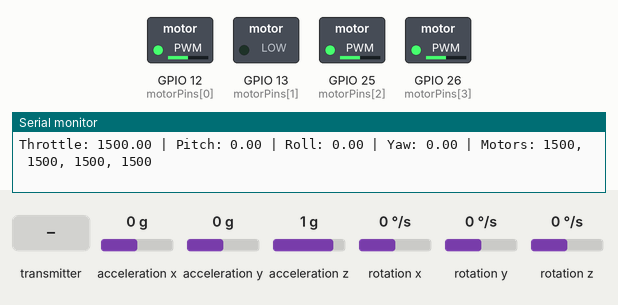
Bench run of a sketch on a simulated ESP32. Parts: switched loads named in the sketch (green lamp = pin HIGH), the last lines printed to the serial monitor. Inputs (shaded band) come from the test bench; at power-on: acceleration x 0 g, rotation z 0 °/s, acceleration y 0 g, acceleration z 1 g, rotation x 0 °/s, rotation y 0 °/s.

Above: at 3.2 s.
3.3 s: acceleration x set to -1.4 g
At 3.46 s:
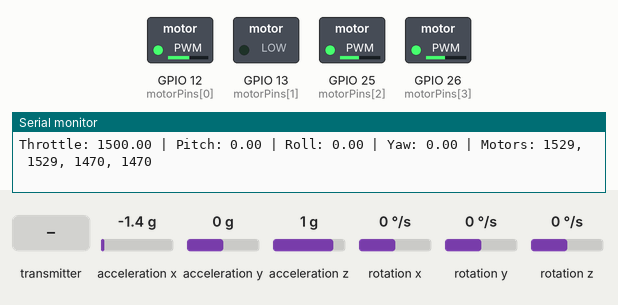
6.3 s: rotation z set to -192 °/s
At 6.6 s:
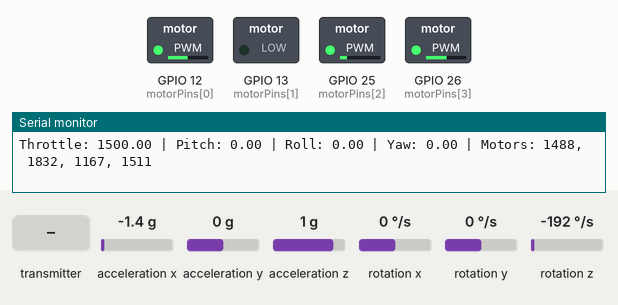
8.9 s: rotation z set to 192 °/s
At 10.49 s:
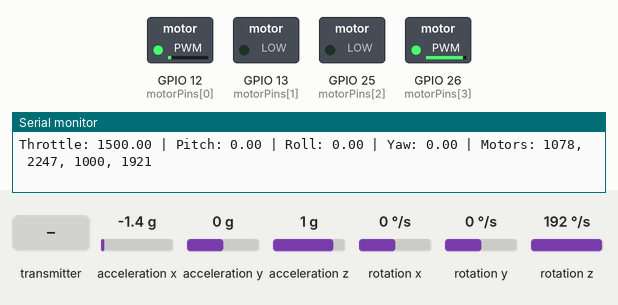
11.9 s: the transmitter starts sending ch.2 = 172
Timing chart, 0 to 15.0 s (numbered marks = the images above; inputs shaded):
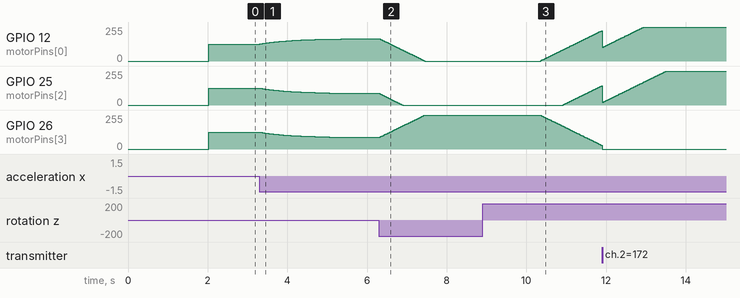

Measured:
- after the input at 3.3 s, GPIO 12 (motorPins[0]): moves from 127/255 to 168/255 over 2.8 s, starting at once; GPIO 25 (motorPins[2]), GPIO 26 (motorPins[3]): moves from 127/255 to 87/255 over 2.5 s, starting at once
- after the input at 8.9 s, GPIO 12 (motorPins[0]): moves from 0/255 to 228/255 over 1.5 s, starting after 1.5 s; GPIO 25 (motorPins[2]): moves from 0/255 to 144/255 over 0.97 s, starting after 2.0 s; GPIO 26 (motorPins[3]): moves from 255/255 to 27/255 over 1.5 s, starting after 1.4 s

The sketch:

perect.ino
```cpp
#include <Wire.h>
#include "MPU6050.h"
#include "sbus.h"
#include <HardwareSerial.h>

MPU6050 mpu;

// Motor pins & channels
int motorPins[4] = {12, 13, 25, 26};   // M1, M2, M3, M4
int motorChannels[4] = {0, 1, 2, 3};

// PWM settings
int freq = 400;
int resolution = 12;  // 0-4095
int minPWM = 1000;
int maxPWM = 2000;

// PID coefficients
float Kp_pitch = 3.0, Ki_pitch = 0.0, Kd_pitch = 0.0;
float Kp_roll  = 3.0, Ki_roll  = 0.0, Kd_roll  = 0.0;
float Kp_yaw   = 3.0, Ki_yaw   = 0.0, Kd_yaw   = 0.0;

// PID variables
float pitchError=0, rollError=0, yawError=0;
float pitchPrevError=0, rollPrevError=0, yawPrevError=0;
float pitchIntegral=0, rollIntegral=0, yawIntegral=0;

// Desired angles & throttle (set từ SBUS)
float desiredPitch = 0;
float desiredRoll  = 0;
float desiredYaw   = 0;
float desiredThrottle = 1000; // safe idle

// Sensor raw
int16_t ax, ay, az, gx, gy, gz;
float pitch=0, roll=0, yaw=0;

// Complementary filter alpha
float alpha = 0.98;

unsigned long lastTime;

// SBUS setup
#define RX1_PIN 16
HardwareSerial SerialSBUS(1);
bfs::SbusRx sbus(&SerialSBUS, RX1_PIN, -1, true);

float radToDeg(float rad){ return rad*180.0/3.14159265; }

void setup() {
  Serial.begin(115200);
  Wire.begin();

  mpu.initialize();

  // Setup motor PWM
  for(int i=0;i<4;i++){
    ledcSetup(motorChannels[i], freq, resolution);
    ledcAttachPin(motorPins[i], motorChannels[i]);
    int duty = map(desiredThrottle, 1000, 2000, 0, 4095);
    ledcWrite(motorChannels[i], duty);
  }

  // SBUS UART
  SerialSBUS.begin(100000, SERIAL_8E2, RX1_PIN, -1);
  sbus.Begin();

  delay(2000); // ESC init
  lastTime = millis();
}

void loop() {
  unsigned long now = millis();
  float dt = (now - lastTime)/1000.0;
  lastTime = now;

  // --- SBUS read ---
  bool sbusActive = sbus.Read();
  if(sbusActive){
    const bfs::SbusData &data = sbus.data();

    // Map kênh SBUS sang góc / throttle
    desiredThrottle = map(data.ch[2], 172, 1811, 1000, 2000); // kênh gas
    desiredPitch    = map(data.ch[1], 172, 1811, -10, 10);     // kênh pitch
    desiredRoll     = map(data.ch[0], 172, 1811, -10, 10);     // kênh roll
    desiredYaw      = map(data.ch[3], 172, 1811, -30, 30);     // kênh yaw
  } else {
    // mất tín hiệu SBUS → giữ safe throttle
    desiredThrottle = 1000;
    desiredPitch = 0;
    desiredRoll = 0;
    desiredYaw = 0;
  }

  // --- Read MPU6050 ---
  mpu.getMotion6(&ax, &ay, &az, &gx, &gy, &gz);

  float pitchAcc = radToDeg(atan2(ax, sqrt(ay*ay + az*az)));
  float rollAcc  = radToDeg(atan2(ay, sqrt(ax*ax + az*az)));
  float gyroX = gx/131.0;
  float gyroY = gy/131.0;
  float gyroZ = gz/131.0;

  pitch = alpha*(pitch + gyroX*dt) + (1-alpha)*pitchAcc;
  roll  = alpha*(roll  + gyroY*dt) + (1-alpha)*rollAcc;
  yaw  += gyroZ*dt;

  // --- PID calculations ---
  pitchError = desiredPitch - pitch;
  pitchIntegral += pitchError*dt;
  float pitchDerivative = (pitchError - pitchPrevError)/dt;
  float pitchPID = Kp_pitch*pitchError + Ki_pitch*pitchIntegral + Kd_pitch*pitchDerivative;
  pitchPrevError = pitchError;

  rollError = desiredRoll - roll;
  rollIntegral += rollError*dt;
  float rollDerivative = (rollError - rollPrevError)/dt;
  float rollPID = Kp_roll*rollError + Ki_roll*rollIntegral + Kd_roll*rollDerivative;
  rollPrevError = rollError;

  yawError = desiredYaw - yaw;
  yawIntegral += yawError*dt;
  float yawDerivative = (yawError - yawPrevError)/dt;
  float yawPID = Kp_yaw*yawError + Ki_yaw*yawIntegral + Kd_yaw*yawDerivative;
  yawPrevError = yawError;

  // --- Compute motor PWM ---
  int motorPWM[4];
  motorPWM[0] = desiredThrottle + pitchPID + rollPID - yawPID; // M1 Front CW
  motorPWM[1] = desiredThrottle + pitchPID - rollPID + yawPID; // M2 Left CCW
  motorPWM[2] = desiredThrottle - pitchPID - rollPID - yawPID; // M3 Right CCW
  motorPWM[3] = desiredThrottle - pitchPID + rollPID + yawPID; // M4 Back CW

  // Constrain motor PWM strictly between minPWM and maxPWM
  for(int i=0; i<4; i++){
    if( i!=1){
            motorPWM[i] = constrain(motorPWM[i], minPWM, maxPWM);

    // Map to 0-4095 for ESP32 LEDC
    int duty = map(motorPWM[i], minPWM, maxPWM, 0, 4095);
    ledcWrite(motorChannels[i], duty);
    }

  }

  // --- Optional: anti-windup ---
  for(int i=0; i<4; i++){
    if(motorPWM[i] == minPWM || motorPWM[i] == maxPWM){
        pitchIntegral -= pitchError*dt;
        rollIntegral  -= rollError*dt;
        yawIntegral   -= yawError*dt;
    }
  }

  // --- Serial output ---
  Serial.print("Throttle: "); Serial.print(desiredThrottle);
  Serial.print(" | Pitch: "); Serial.print(desiredPitch,2);
  Serial.print(" | Roll: "); Serial.print(desiredRoll,2);
  Serial.print(" | Yaw: "); Serial.print(desiredYaw,2);
  Serial.print(" | Motors: ");
  for(int i=0;i<4;i++){
      Serial.print(motorPWM[i]);
      if(i<3) Serial.print(", ");
  }
  Serial.println();

  delay(10); // ~100 Hz
}
```
